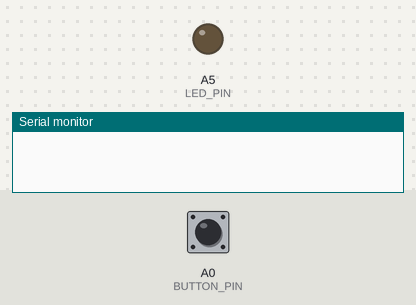
Recording of a sketch running on a simulated Arduino Uno, built with avr-gcc and run on an emulated ATmega328P. Shown: output pins drawn as LEDs (lit = HIGH), the last lines printed to the serial monitor. The test bench sets the inputs (shaded band); at power-on: A0 (BUTTON_PIN) HIGH.

Above: at 1.2 s.
1.3 s: A0 (BUTTON_PIN) pulled LOW for 0.15 s
3.4 s: A0 (BUTTON_PIN) pulled LOW for 3.2 s
8.1 s: A0 (BUTTON_PIN) pulsed LOW 2 times (0.12 s each, 0.3 s apart)
At 8.9 s:
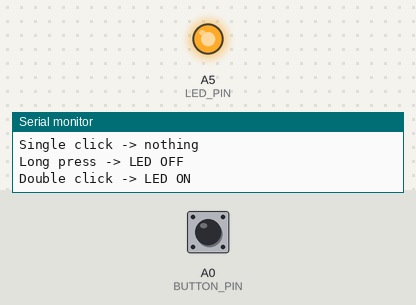
Timing chart, 0 to 11.1 s (numbered marks = the images above; inputs shaded):
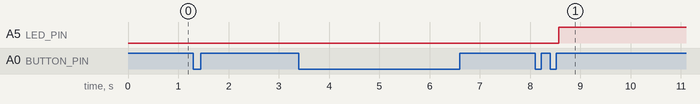

Measured:
- after the input at 8.1 s, A5 (LED_PIN): LOW → HIGH after 0.47 s

The sketch:

Button_Click_LED.ino
```cpp
// 아두이노 우노 A0 버튼으로 A5 LED 제어하기
// 빠르게 두 번 누르기(더블 클릭) = LED 켜기, 길게 누르기 = LED 끄기, 한 번 짧게 누르기 = 아무 일 없음
// millis()로 디바운스(버튼 떨림 무시), 현재값과 과거값을 비교해서 누르는 순간/떼는 순간을 찾음

const int BUTTON_PIN = A0;                  // 버튼 핀
const int LED_PIN = A5;                     // LED 핀
const unsigned long DEBOUNCE_DELAY = 50;    // 버튼 떨림 무시 시간, 50ms
const unsigned long LONG_PRESS_TIME = 1000; // 이 시간 이상 누르고 있으면 길게 누르기, 1000ms
const unsigned long DOUBLE_CLICK_GAP = 400; // 첫 번째 클릭 후 이 시간 안에 또 누르면 더블 클릭, 400ms

int lastReading = HIGH;                     // 과거값: 지난번 loop에서 읽은 버튼 값
int buttonState = HIGH;                     // 떨림이 끝나고 확정된 버튼 상태
unsigned long lastDebounceTime = 0;         // 버튼 값이 마지막으로 바뀐 시각 (ms)
unsigned long pressStartTime = 0;           // 버튼을 누르기 시작한 시각 (ms)
unsigned long releaseTime = 0;              // 버튼을 마지막으로 뗀 시각 (ms)
int clickCount = 0;                         // 짧게 누른 횟수 (더블 클릭 판단용)
bool longPressHandled = false;              // 이번에 누른 게 이미 길게 누르기로 처리됐는지

void setup()    // 한 번만 실행
{
  Serial.begin(9600);                       // 시리얼 통신 시작, 통신 속도 9600bps
  pinMode(BUTTON_PIN, INPUT_PULLUP);        // 버튼핀 모드를 입력모드로, 내부 풀업 저항 사용 (안 누르면 HIGH, 누르면 LOW)
  pinMode(LED_PIN, OUTPUT);                 // LED핀 모드를 출력모드로
  digitalWrite(LED_PIN, LOW);               // 처음에는 LED 끄기
}

void loop()     //무한히 반복
{
  unsigned long now = millis();             // 지금 시각 (ms)
  int reading = digitalRead(BUTTON_PIN);    // 현재값: 지금 버튼 값 읽기

  if (reading != lastReading)               // 현재값과 과거값이 다르면 (버튼이 움직였거나 떨리는 중)
  {
    lastDebounceTime = now;                 // 바뀐 시각을 기록
  }

  if (now - lastDebounceTime > DEBOUNCE_DELAY)  // 값이 50ms 넘게 그대로면 떨림이 끝난 진짜 상태
  {
    if (reading != buttonState)             // 확정된 상태가 바뀌었으면
    {
      buttonState = reading;                // 새 상태로 저장

      if (buttonState == LOW)               // HIGH → LOW = 버튼을 누른 순간
      {
        pressStartTime = now;               // 누르기 시작한 시각 기록
        longPressHandled = false;           // 아직 길게 누르기 아님
      }
      else                                  // LOW → HIGH = 버튼을 뗀 순간
      {
        if (!longPressHandled)              // 길게 누르기가 아니었으면 짧은 클릭
        {
          clickCount++;                     // 짧게 누른 횟수 1 증가
          releaseTime = now;                // 뗀 시각 기록

          if (clickCount == 2)              // 시간 안에 두 번 눌렀으면 더블 클릭
          {
            digitalWrite(LED_PIN, HIGH);    // LED 켜기
            Serial.println("Double click -> LED ON");  // 시리얼 모니터에 출력하고 줄 바꿈
            clickCount = 0;                 // 횟수 초기화
          }
        }
      }
    }
  }

  // 길게 누르기: 누르고 있는 동안 1초가 지나면 손을 떼기 전에 바로 처리
  if (buttonState == LOW && !longPressHandled && now - pressStartTime >= LONG_PRESS_TIME)
  {
    digitalWrite(LED_PIN, LOW);             // LED 끄기
    Serial.println("Long press -> LED OFF");   // 시리얼 모니터에 출력하고 줄 바꿈
    longPressHandled = true;                // 이번 누르기는 처리 끝 (뗄 때 클릭으로 안 셈)
    clickCount = 0;                         // 횟수 초기화
  }

  // 한 번만 짧게 누르기: 첫 클릭 후 0.4초 동안 다시 안 누르면 한 번 누른 것으로 확정
  if (clickCount == 1 && buttonState == HIGH && now - releaseTime > DOUBLE_CLICK_GAP)
  {
    Serial.println("Single click -> nothing"); // 시리얼 모니터에 출력하고 줄 바꿈 (LED는 그대로)
    clickCount = 0;                         // 횟수 초기화
  }

  lastReading = reading;                    // 현재값을 과거값으로 저장 (다음 loop에서 비교용)
}
```
